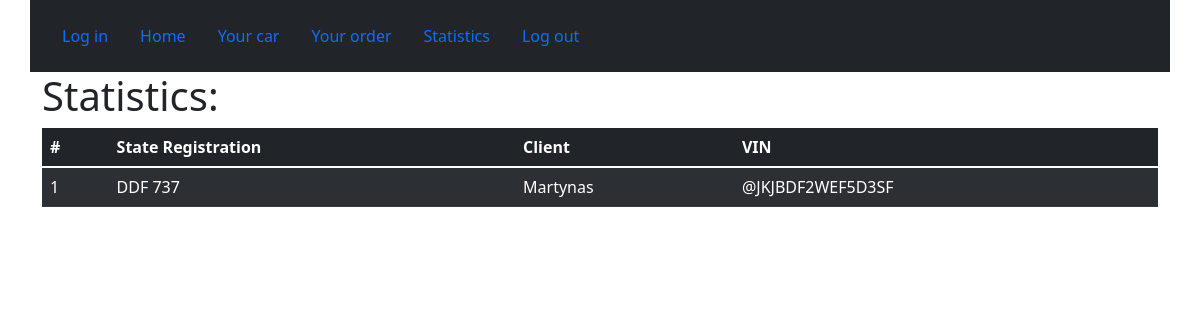
/statistics/, run on an earlier commit of the app's database.
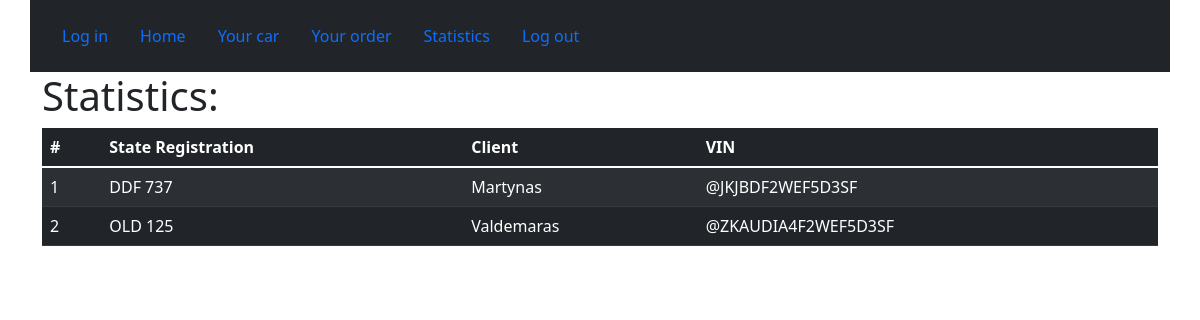
And on a later commit of the database.
### Autoservice/models.py (models this page shows, shortened)
class Car(models.Model):
    state_registration = models.CharField(max_length=20, null=False )
    car_model_id       = models.ForeignKey(CarModel, on_delete=models.CASCADE)
    vin_code           = models.CharField(max_length=30)
    client             = models.CharField(max_length=100)

### Autoservice/views.py (the view)
# urls.py: path('statistics/', statistics_view, name='statistics_view'),
def statistics_view(request, *args, **kwargs):
    all_cars= Car.objects.all()
    return render(request, 'stats.html',
     {'all_cars': all_cars,
     })

### Autoservice/templates/stats.html (shortened to what this page needs)
{% extends "base.html" %}
{% block main %}
<div class="container">
    <h1>Statistics:</h1>
<table class="table table-dark table-striped">
    <thead>
      <tr>
        <th scope="col">#</th>
        <th scope="col">State Registration</th>
        <th scope="col">Client</th>
        <th scope="col">VIN</th>
      </tr>
    </thead>
    <tbody>
        {% for car in all_cars %}
      <tr>
        <td>{{ car.id }}</td>
        <td>{{ car.state_registration|upper }}</td>
        <td>{{ car.client|title  }}</td>
        <td>@{{ car.vin_code|upper  }}</td>
      </tr>
      {% endfor %}
    </tbody>
  </table>
</div>
{% endblock main %}

### Autoservice/templates/base.html (shortened to what this page needs)
{% load static %}
<html lang="en">
  <head>
    <link href="https://cdn.jsdelivr.net/npm/bootstrap@5.1.3/dist/css/bootstrap.min.css" rel="stylesheet">
  </head>
<body>
<div class="container p-3 bg-dark text-white">
    <nav class="nav nav-pills">
      <a class="nav-link" href="/login">Log in</a>
      <a class="nav-link" aria-current="page" href="/">Home</a>
      <a class="nav-link" href="/car">Your car</a>
      <a class="nav-link" href="/order">Your order</a>
      <a class="nav-link" href="/statistics">Statistics</a>
      <a class="nav-link" href="/register">Log out</a>
    </nav>
</div>
<div>
{% block main %}
{% endblock main %}
</div>
</body>
</html>

What changed in the data, as far as the page shows it:
added Car: id "2", state_registration "OLD 125", client "Valdemaras", vin_code "ZKAUDIA4F2WEF5D3SF"
